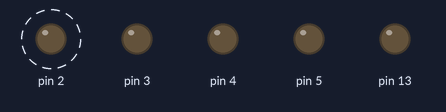
Bench run of a sketch on a simulated Arduino Uno, built with avr-gcc and run on an emulated ATmega328P. On the bench: output pins drawn as LEDs (lit = HIGH). Dashed ring = blinking.

Above: at 0.6 s.
Timing chart, 0 to 3.0 s (numbered marks = the images above):
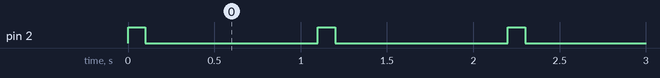

The sketch:

motor_control.ino
```cpp
//-----------------------------------------------------------------------------------------------------------------------
void halt()
{
    digitalWrite(2,LOW);
digitalWrite(3,LOW);
digitalWrite(4,LOW);
digitalWrite(5,LOW);
}
void fwd()
{
  digitalWrite(2,HIGH);
digitalWrite(3,LOW);
digitalWrite(4,HIGH);
digitalWrite(5,LOW);
delay(100);
halt();
}
void bk()
{
  digitalWrite(2,LOW);
digitalWrite(3,HIGH);
digitalWrite(4,LOW);
digitalWrite(5,HIGH);
delay(100);
halt();
}
void l()
{
  digitalWrite(2,HIGH);
digitalWrite(3,LOW);
digitalWrite(4,LOW);
digitalWrite(5,LOW);
delay(100);
halt();
}
void r()
{
  digitalWrite(2,LOW);
digitalWrite(3,LOW);
digitalWrite(4,HIGH);
digitalWrite(5,LOW);
delay(100);
halt();
}
//--------------------------------------------------------------------------------------------------------------------------------


void setup() {
  // put your setup code here, to run once:
pinMode(2,OUTPUT);
pinMode(3,OUTPUT);
pinMode(4,OUTPUT);
pinMode(5,OUTPUT);
pinMode(13,OUTPUT);

}

void loop() {
  // put your main code here, to run repeatedly:
//digitalWrite(13,HIGH);
l();
delay(1000);
/*delay(1000);
digitalWrite(2,LOW);
digitalWrite(3,HIGH);
delay(1000);
*/
}
```

Measured:
- by itself, pin 2: alternates HIGH for 0.10 s and LOW for 1.0 s
